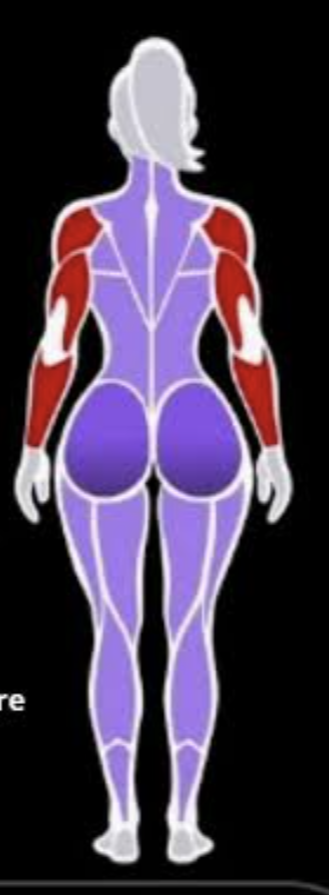
#> input picture docs/mapa-muscular/espalda-mujer/referencia.png, 329 x 895 px
$ python mascaras.py
#> lines starting #> are read from the running program, lines starting #| are printed output that depends on the picture; after the words box and inside, x2 and y2 are one past the last pixel; in counts of white or black regions, pixels touching at a corner belong together
### docs/mapa-muscular/espalda-mujer/cargar.py
# Carga la referencia tal como la usan los demás pasos.
import numpy as np
from PIL import Image

EJE = 175.5            # eje de simetría del cuerpo (en la imagen volteada)


def cargar():
    """Referencia volteada en horizontal. Solo es para medir: todas las medidas de lineas.py y
    mascaras.py están en esta imagen volteada, y vectorizar.py vuelve a voltear el dibujo al
    escribirlo, así que el SVG queda como la referencia. El texto que asoma en el borde y la barra
    gris de abajo quedan fuera de la silueta y no se usan."""
    return np.array(Image.open('referencia.png').convert('RGB'))[:, ::-1].astype(np.float32)

### docs/mapa-muscular/espalda-mujer/mascaras.py
# Paso 2: silueta, eje y máscara de cada músculo y de cada zona gris (mitad izquierda de la imagen
# volteada, que es el lado derecho de la persona). Cómo se carga la referencia: cargar.py.
#
# En esta referencia la espalda y las piernas son de un solo color lila: los músculos solo se
# distinguen por las líneas blancas. Por eso sus piezas salen de las zonas que encierran esas
# líneas (mapa de crestas, ridge.npy: corre antes ridge.py), no del color.
import numpy as np, cv2
from skimage.segmentation import watershed
from scipy.ndimage import gaussian_filter1d
from cargar import cargar, EJE
S = 4
im = cargar()
h0, w0 = im.shape[:2]
#> h0 = 895; w0 = 329
H, W = h0 * S, w0 * S
#> H = 3580; W = 1316
yy = np.arange(H)[:, None]; xx = np.arange(W)[None, :]
#> after `yy = np.arange(H)[:, None]`: yy = 3580 values from 0 to 3579
AX = EJE * S
CUELLO = 172                          # sobre esta altura la cabeza va tal cual (la coleta es asimétrica)


def k(r): return cv2.getStructuringElement(cv2.MORPH_ELLIPSE, (2 * r + 1, 2 * r + 1))


def piezas(m, minimo=40):
    n, cc, st, cen = cv2.connectedComponentsWithStats(m.astype(np.uint8), 8)
    return [((cc == i).astype(np.uint8), cen[i] / S) for i in range(1, n) if st[i, 4] >= minimo * S * S]


def simetrica(m):
    """La mitad izquierda reflejada sobre la derecha (solo bajo el cuello)."""
    o = m.copy(); xs = np.arange(W); mx = np.round(2 * AX - xs).astype(int)
    sel = (xs > AX) & (mx >= 0); cuerpo = yy >= CUELLO * S
    o[:, xs[sel]] = np.where(cuerpo, m[:, mx[sel]], m[:, xs[sel]]); return o


rgb = cv2.resize(cv2.GaussianBlur(im, (0, 0), 0.8), (W, H), interpolation=cv2.INTER_CUBIC)
R_, G_, B_ = rgb[..., 0], rgb[..., 1], rgb[..., 2]
mx_ = rgb.max(2); lum = rgb.mean(2); sat = mx_ - rgb.min(2)
#> after `lum = rgb.mean(2)`:
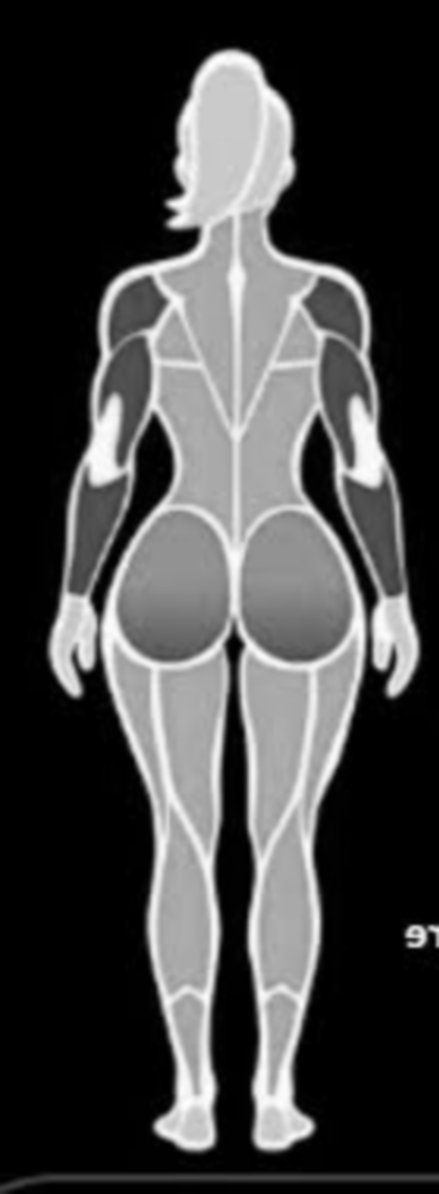
#> lum: shape (3580, 1316) float32 (shown at 1/3 size); min -0.397, max 253.1, mean 67.8; drawn with min black and max white
# Silueta: todo lo que no es oscuro. En esta vista no hay nada negro dentro del cuerpo, y el
# hueco negro entre el brazo y la cintura queda encerrado (la mano toca la cadera): por eso no
# basta con quitar lo oscuro que toca el borde de la imagen.
fig = (mx_ >= 70).astype(np.uint8)
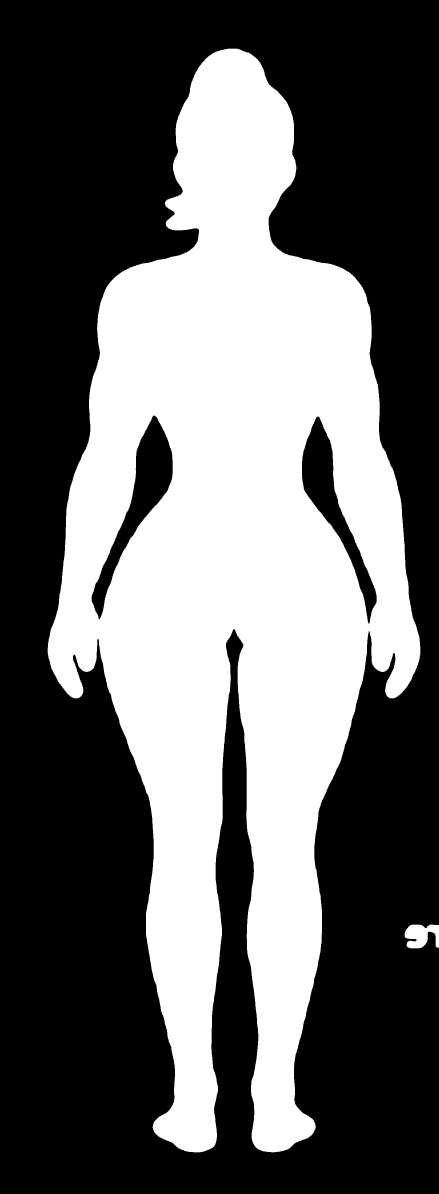
#> fig: shape (3580, 1316) (shown at 1/3 size); values 0 (black) and 1 (white), 39.8% white; 2 white regions, box (x1, y1, x2, y2) and area: (143, 146, 1261, 3457) 1869603, (1214, 2774, 1316, 2845) 5113
n, cc, st, _ = cv2.connectedComponentsWithStats(fig, 8); fig = (cc == 1 + np.argmax(st[1:, 4])).astype(np.uint8)
#> after `n, cc, st, _ = cv2.connectedComponentsWithStats(fig, 8)`:
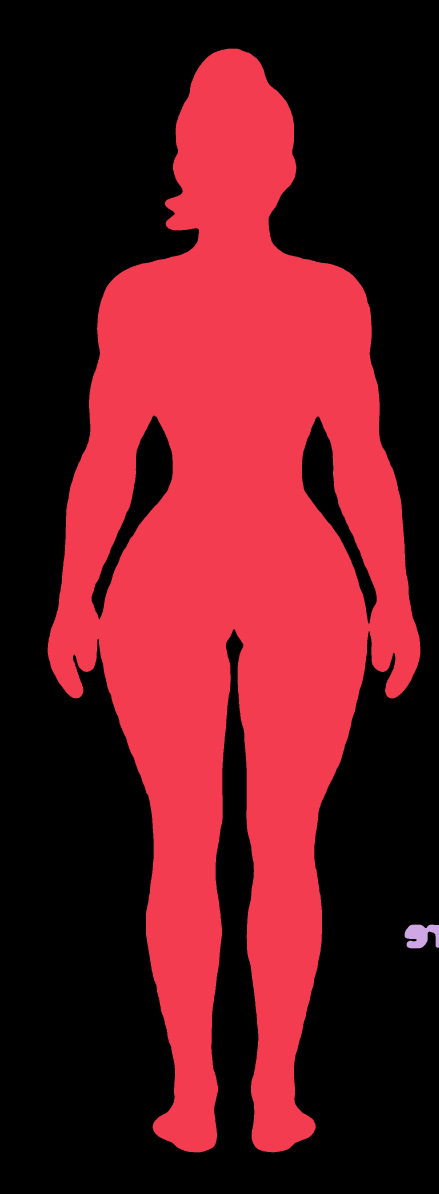
#> cc: shape (3580, 1316) int32 (shown at 1/3 size); 3 distinct labels, from 0 to 2; one colour per label, 0 black
#> after `n, cc, st, _ = cv2.connectedComponentsWithStats(fig, 8)`: n = 3; st = [[0, 0, 1316, 3580, 2836564], [143, 146, 1118, 3311, 1869603], [1214, 2774, 102, 71, 5113]]
#> after `fig = (cc == 1 + np.argmax(st[1:, 4])).astype(np.uint8)`: fig: shape (3580, 1316); values 0 (black) and 1 (white), 39.7% white; 1 white region, box (x1, y1, x2, y2) and area: (143, 146, 1261, 3457) 1869603
n, cc, st, _ = cv2.connectedComponentsWithStats((1 - fig).astype(np.uint8), 4)   # sin agujeritos de ruido
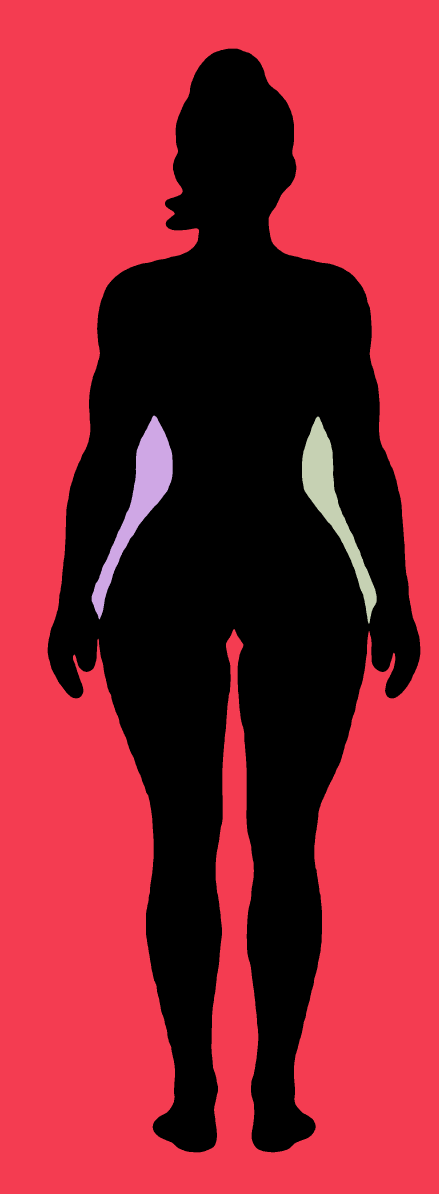
#> cc: shape (3580, 1316) int32 (shown at 1/3 size); 4 distinct labels, from 0 to 3; one colour per label, 0 black
#> n = 4; st = [[143, 146, 1118, 3311, 1869603], [0, 0, 1316, 3580, 2770141], [275, 1247, 243, 611, 37770], [906, 1250, 224, 621, 33766]]
fig = (fig | np.isin(cc, [i for i in range(1, n) if st[i, 4] < 20 * S * S])).astype(np.uint8)
fig = simetrica(cv2.morphologyEx(fig, cv2.MORPH_OPEN, k(2)))
#> in simetrica, `o = m.copy()`: o: shape (3580, 1316); values 0 (black) and 1 (white), 39.7% white; 1 white region, box (x1, y1, x2, y2) and area: (143, 146, 1261, 3457) 1869591
#> in simetrica, `o[:, xs[sel]] = np.where(cuerpo, m[:, mx[sel]], m[:, xs[sel]])`:
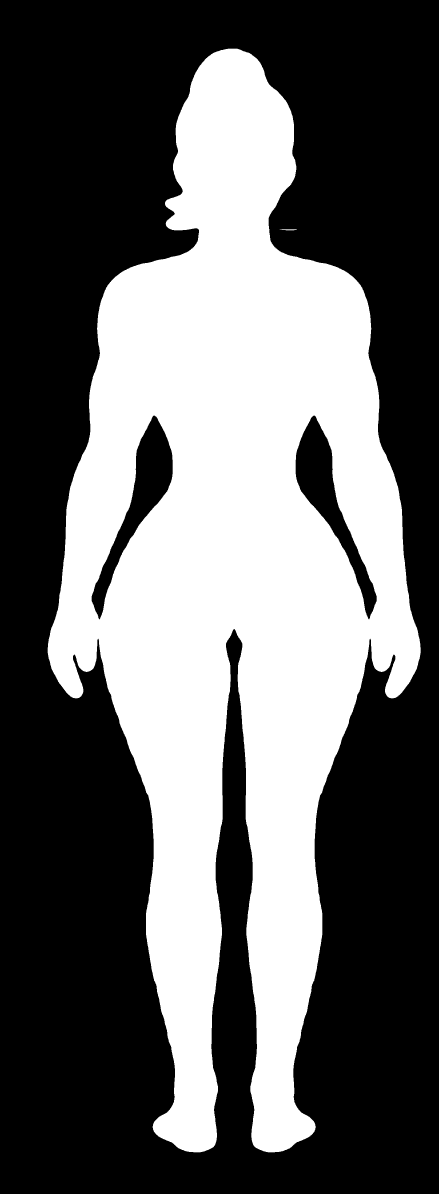
#> o: shape (3580, 1316) (shown at 1/3 size); values 0 (black) and 1 (white), 39.5% white; 2 white regions, box (x1, y1, x2, y2) and area: (143, 146, 1262, 3457) 1859838, (839, 688, 891, 691) 122
izq = (xx < AX)
dentro = (cv2.distanceTransform(fig, cv2.DIST_L2, 5) > 1.5 * S).astype(np.uint8)
#> dentro: shape (3580, 1316); values 0 (black) and 1 (white), 37.6% white; 1 white region, box (x1, y1, x2, y2) and area: (149, 152, 1256, 3451) 1773138
lim = lambda m, o=3: cv2.morphologyEx(m.astype(np.uint8), cv2.MORPH_OPEN, k(o))

G = {}
# Rojo (deltoide, tríceps, antebrazo): cada pieza crece desde su núcleo de rojo intenso hasta el
# valle de la línea que la separa de la vecina.
croma = (R_ - np.maximum(G_, B_)).astype(np.float32)
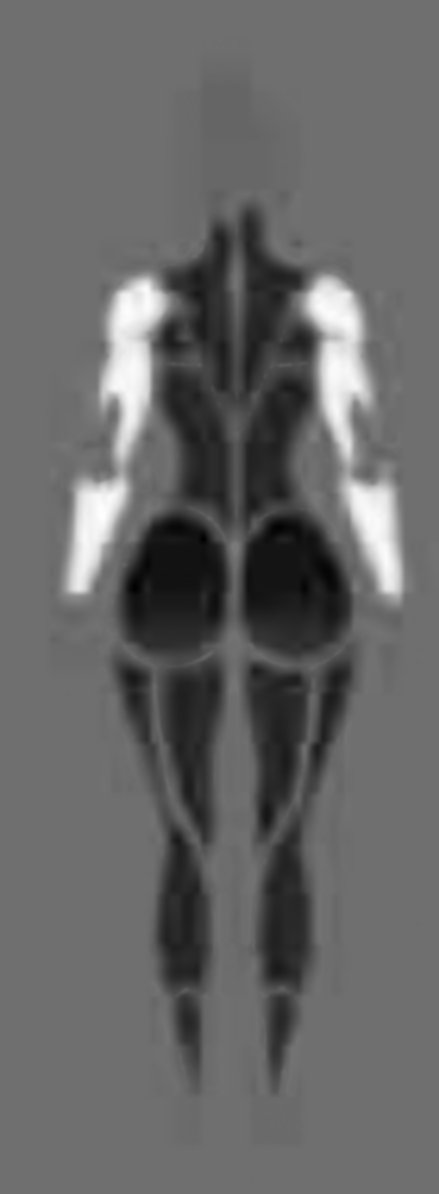
#> croma: shape (3580, 1316) float32 (shown at 1/3 size); min -115.4, max 149.6, mean -8.8; drawn with min black and max white
rojo = (croma > 60) & izq & (dentro > 0)
#> rojo: shape (3580, 1316) bool; 2.1% white; 2 white regions, box (x1, y1, x2, y2) and area: (301, 831, 498, 1393) 59820, (201, 1422, 385, 1782) 37960
nucleos = piezas(lim((croma > 132) & rojo, 3), 15)   # la línea deltoide/tríceps baja el rojo solo a ~120
#> in piezas, `n, cc, st, cen = cv2.connectedComponentsWithStats(m.astype(np.uint8), 8)`:
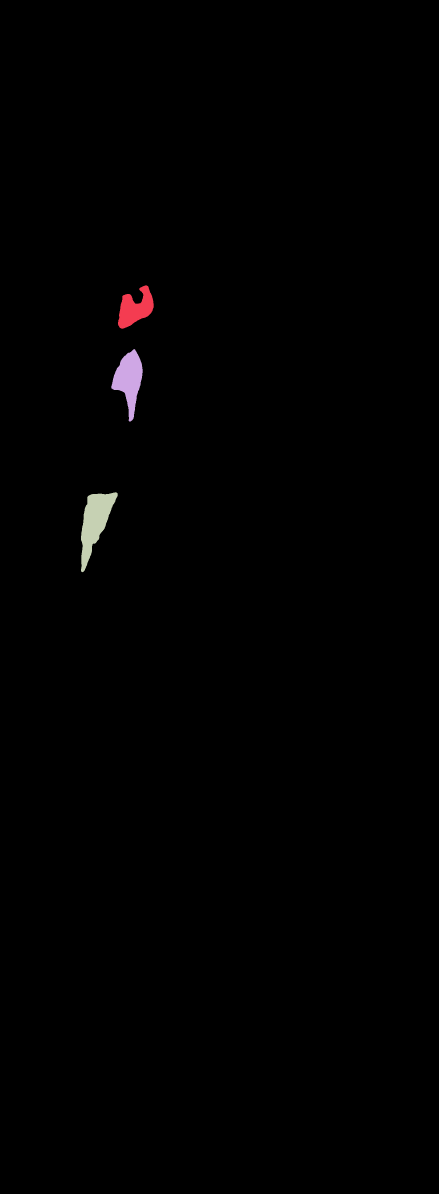
#> cc: shape (3580, 1316) int32 (shown at 1/3 size); 4 distinct labels, from 0 to 3; one colour per label, 0 black
#> in piezas, `n, cc, st, cen = cv2.connectedComponentsWithStats(m.astype(np.uint8), 8)`: n = 4; st = [[0, 0, 1316, 3580, 4680389], [354, 856, 107, 130, 7862], [334, 1047, 94, 218, 10495], [243, 1477, 110, 240, 12534]]; cen = [[659.5, 1793], [405.5, 925], [387.1, 1138.5], [284.4, 1566.2]]
#> nucleos = 3 items
marcas = np.zeros((H, W), np.int32)
for i, (p, _) in enumerate(nucleos): marcas[p > 0] = i + 1
#> this loop made 3 passes
cuencas = watershed(-croma, marcas, mask=lim(rojo) > 0)
#> cuencas: shape (3580, 1316) int32; 4 distinct labels, from 0 to 3
for i, (_, (cx, cy)) in enumerate(nucleos):
    G.setdefault('hombro' if cy < 250 else 'triceps' if cy < 340 else 'antebrazo', []).append((cuencas == i + 1).astype(np.uint8))
#> this loop made 3 passes
#> (cx, cy) on passes 1 to 3: (101.4, 231.2), (96.76, 284.6), (71.11, 391.6)
#> after the loop, G = 3 items
# Lila (espalda, glúteo, piernas): zonas encerradas por las líneas blancas
#> (the run stopped early here; a loop or call above may not have finished)
